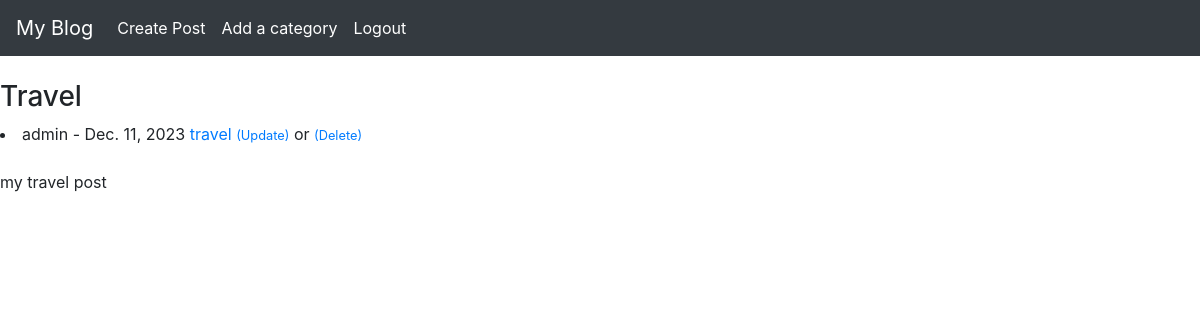
The page /category/travel (signed in) on the database its author committed.
### blog/models.py (models this page shows, shortened)
class Post(models.Model):
    title = models.CharField(max_length=255)
    title_tag = models.CharField(max_length=255, default='My Blog')
    author = models.ForeignKey(to=User, on_delete=models.CASCADE)
    body = models.TextField()
    post_date = models.DateField(auto_now_add=True)
    category = models.CharField(max_length=70)

### blog/views.py (the view)
# urls.py: path('category/<str:cats>', views.CategoryPageView, name='category_page')
def CategoryPageView(request, cats):
    category_details = Post.objects.filter(category=cats.replace('-',' '))
    return render(request, 'category_page.html', {'category':cats.title().replace('-',' '), 'category_details':category_details})

### blog/templates/category_page.html (shortened to what this page needs)
{% extends 'base.html' %}
{% block content %}
    {% if category_details %}
        {% for post in category_details %}
        <h3>{{ category }}</h3>
            <li>
                {{post.author}} - {{post.post_date}} <a href="{% url 'article_detail' post.pk %}">{{post.title}} </a>
                {% if user.is_authenticated %}
                    <small><a href="{% url 'update_post' post.pk %}">(Update)</a></small>&nbsp;or
                    <small><a href="{% url 'delete_post' post.pk %}">(Delete)</a></small>  <br>
                {% endif %}
                <br>
                {{post.body|slice:":200"}} <br>
            </li>
        {% endfor %}
    {% else %}
            <h3>Sorry this page does not exist</h3>
    {% endif %}
{% endblock %}

### rows shown on the page
Post: category "Travel", author "admin", post_date "Dec. 11, 2023", title "travel", body "my travel post"
